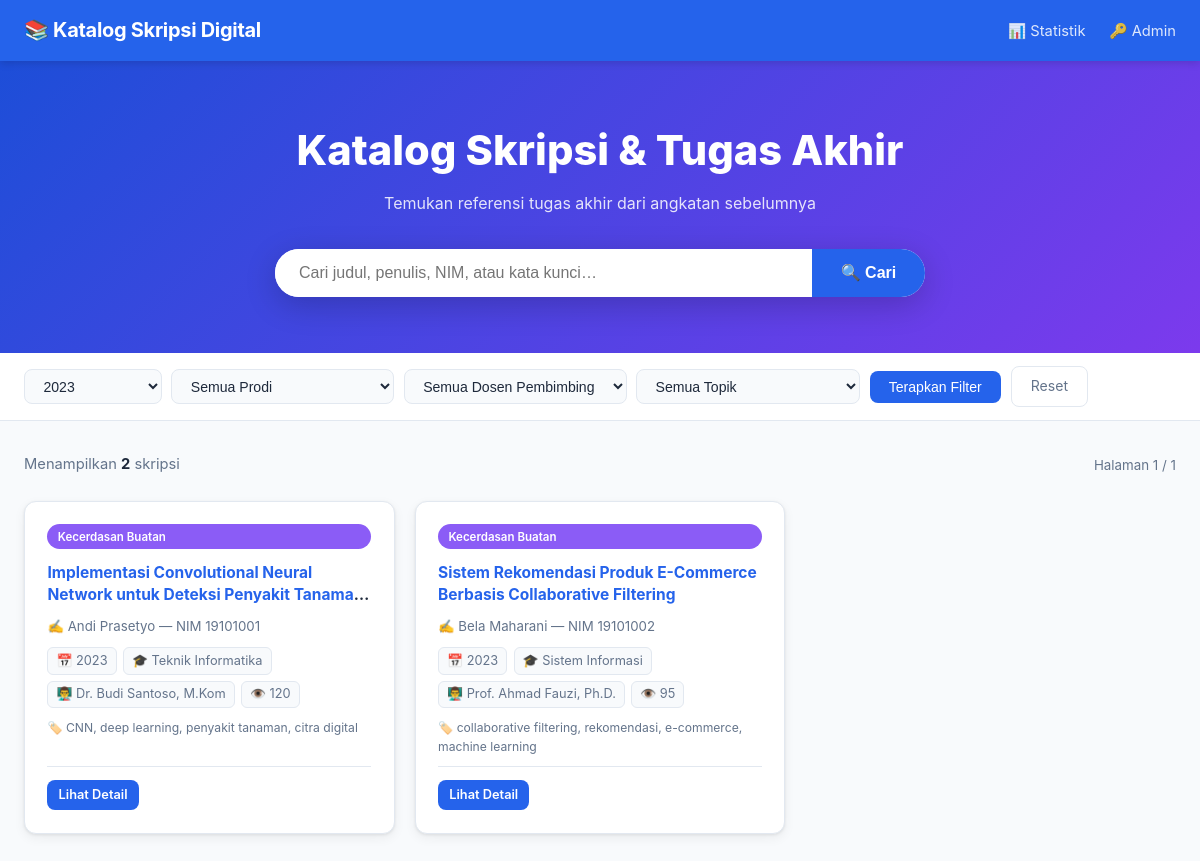
The app's page /index.php?tahun=2023 with its own data.
### tables this page shows
CREATE TABLE IF NOT EXISTS skripsi (
  id                INT UNSIGNED AUTO_INCREMENT PRIMARY KEY,
  nim               VARCHAR(20)  NOT NULL UNIQUE   COMMENT 'NIM unik—cegah duplikasi (Risiko 2)',
  nama_penulis      VARCHAR(150) NOT NULL,
  judul             VARCHAR(500) NOT NULL,
  judul_hash        CHAR(64) GENERATED ALWAYS AS (SHA2(LOWER(TRIM(judul)), 256)) STORED
                    COMMENT 'Hash untuk deteksi duplikasi judul (Risiko 2)',
  abstrak           TEXT,
  kata_kunci        VARCHAR(500) COMMENT 'Dipisah koma, di-index (Risiko 3)',
  tahun_lulus       YEAR        NOT NULL,
  program_studi_id  INT UNSIGNED NOT NULL,
  kategori_id       INT UNSIGNED,
  dosen_pembimbing1_id INT UNSIGNED,
  dosen_pembimbing2_id INT UNSIGNED,
  file_pdf          VARCHAR(255) COMMENT 'Path relatif file PDF',
  ukuran_file_kb    INT UNSIGNED COMMENT 'KB — maks 10240 (10MB) (Risiko 1)',
  status            ENUM('aktif','arsip','dihapus') DEFAULT 'aktif',
  view_count        INT UNSIGNED DEFAULT 0,
  created_at        TIMESTAMP DEFAULT CURRENT_TIMESTAMP,
  updated_at        TIMESTAMP DEFAULT CURRENT_TIMESTAMP ON UPDATE CURRENT_TIMESTAMP,

  CONSTRAINT fk_skripsi_prodi
    FOREIGN KEY (program_studi_id) REFERENCES program_studi(id) ON DELETE RESTRICT,
  CONSTRAINT fk_skripsi_kategori
    FOREIGN KEY (kategori_id) REFERENCES kategori(id) ON DELETE SET NULL,
  CONSTRAINT fk_skripsi_dosen1
    FOREIGN KEY (dosen_pembimbing1_id) REFERENCES dosen(id) ON DELETE SET NULL,
  CONSTRAINT fk_skripsi_dosen2
    FOREIGN KEY (dosen_pembimbing2_id) REFERENCES dosen(id) ON DELETE SET NULL
);

CREATE TABLE IF NOT EXISTS kategori (
  id          INT UNSIGNED AUTO_INCREMENT PRIMARY KEY,
  nama        VARCHAR(100) NOT NULL,
  slug        VARCHAR(120) NOT NULL UNIQUE,
  deskripsi   TEXT,
  warna_hex   VARCHAR(7) DEFAULT '#3B82F6' COMMENT 'Warna badge kategori',
  created_at  TIMESTAMP DEFAULT CURRENT_TIMESTAMP,
  updated_at  TIMESTAMP DEFAULT CURRENT_TIMESTAMP ON UPDATE CURRENT_TIMESTAMP
);

CREATE TABLE IF NOT EXISTS program_studi (
  id        INT UNSIGNED AUTO_INCREMENT PRIMARY KEY,
  kode      VARCHAR(20)  NOT NULL UNIQUE,
  nama      VARCHAR(100) NOT NULL,
  fakultas  VARCHAR(100),
  created_at TIMESTAMP DEFAULT CURRENT_TIMESTAMP
);

CREATE TABLE IF NOT EXISTS dosen (
  id          INT UNSIGNED AUTO_INCREMENT PRIMARY KEY,
  nip         VARCHAR(30) UNIQUE,
  nama        VARCHAR(150) NOT NULL,
  email       VARCHAR(100),
  created_at  TIMESTAMP DEFAULT CURRENT_TIMESTAMP
);

### includes/functions.php (called while the page is built, shortened)
<?php
require_once __DIR__ . '/../config/database.php';
function e(string $s): string {
    return htmlspecialchars($s, ENT_QUOTES | ENT_SUBSTITUTE, 'UTF-8');
}
function sanitizeStr(?string $s): string {
    return trim(strip_tags($s ?? ''));
}
function searchSkripsi(array $params): array {
    $db         = getDB();
    $keyword    = sanitizeStr($params['q'] ?? '');
    $tahun      = (int)($params['tahun']    ?? 0);
    $prodiId    = (int)($params['prodi']    ?? 0);
    $dosenId    = (int)($params['dosen']    ?? 0);
    $kategoriId = (int)($params['kategori'] ?? 0);
    $page       = max(1, (int)($params['page'] ?? 1));
    $offset     = ($page - 1) * ITEMS_PER_PAGE;
    $where  = ["s.status = 'aktif'"];
    $binds  = [];
    if ($tahun > 0)      { $where[] = "s.tahun_lulus = ?";              $binds[] = $tahun; }
    $whereClause = 'WHERE ' . implode(' AND ', $where);
    $countSql = "SELECT COUNT(*) FROM skripsi s $whereClause";
    $countStmt = $db->prepare($countSql);
    $countStmt->execute($binds);
    $total = (int)$countStmt->fetchColumn();
    $sql = "SELECT s.id, s.nim, s.nama_penulis, s.judul, s.tahun_lulus, s.kata_kunci,
                   s.file_pdf, s.view_count,
                   p.nama AS prodi,
                   k.nama AS kategori, k.warna_hex,
                   d1.nama AS pembimbing1, d2.nama AS pembimbing2
            FROM skripsi s
            LEFT JOIN program_studi p ON p.id = s.program_studi_id
            LEFT JOIN kategori      k ON k.id = s.kategori_id
            LEFT JOIN dosen        d1 ON d1.id = s.dosen_pembimbing1_id
            LEFT JOIN dosen        d2 ON d2.id = s.dosen_pembimbing2_id
            $whereClause
            ORDER BY s.tahun_lulus DESC, s.view_count DESC
            LIMIT " . ITEMS_PER_PAGE . " OFFSET $offset";
    $stmt = $db->prepare($sql);
    $stmt->execute($binds);
    return [
        'data'        => $stmt->fetchAll(),
        'total'       => $total,
        'page'        => $page,
        'total_pages' => (int)ceil($total / ITEMS_PER_PAGE),
    ];
}
function getTahunList(): array {
    return getDB()->query(
        "SELECT DISTINCT tahun_lulus FROM skripsi WHERE status='aktif' ORDER BY tahun_lulus DESC"
    )->fetchAll(PDO::FETCH_COLUMN);
}

### config/database.php (called while the page is built, shortened)
<?php
function getDB(): PDO {
    static $pdo = null;
    if ($pdo === null) {
        $dsn = "mysql:host=" . DB_HOST . ";dbname=" . DB_NAME . ";charset=" . DB_CHARSET;
        $options = [
            PDO::ATTR_ERRMODE            => PDO::ERRMODE_EXCEPTION,
            PDO::ATTR_DEFAULT_FETCH_MODE => PDO::FETCH_ASSOC,
            PDO::ATTR_EMULATE_PREPARES   => false,
        ];
        try {
            $pdo = new PDO($dsn, DB_USER, DB_PASS, $options);
        } catch (PDOException $e) {
            http_response_code(500);
            die(json_encode(['error' => 'Koneksi database gagal: ' . $e->getMessage()]));
        }
    }
    return $pdo;
}

### index.php (the view, shortened to what this page needs)
<?php
require_once __DIR__ . '/includes/functions.php';
$params = [
    'q'       => sanitizeStr($_GET['q'] ?? ''),
    'tahun'   => (int)($_GET['tahun']   ?? 0),
    'prodi'   => (int)($_GET['prodi']   ?? 0),
    'dosen'   => (int)($_GET['dosen']   ?? 0),
    'kategori'=> (int)($_GET['kategori']?? 0),
    'page'    => max(1, (int)($_GET['page'] ?? 1)),
];
$result   = searchSkripsi($params);
$tahunList= getTahunList();
?>
<!DOCTYPE html>
<html lang="id">
<head>
<link rel="stylesheet" href="assets/css/style.css">
</head>
<body>
<nav class="navbar">
  <a class="navbar-brand" href="index.php">📚 <?= APP_NAME ?></a>
  <div class="nav-links">
    <a href="statistik.php">📊 Statistik</a>
    <a href="admin/login.php">🔑 Admin</a>
  </div>
</nav>
<section class="hero">
  <h1>Katalog Skripsi &amp; Tugas Akhir</h1>
  <p>Temukan referensi tugas akhir dari angkatan sebelumnya</p>
  <form method="GET" action="index.php">
    <div class="search-box">
      <input type="text" name="q" placeholder="Cari judul, penulis, NIM, atau kata kunci…"
             value="<?= e($params['q']) ?>" autocomplete="off">
      <button type="submit">🔍 Cari</button>
    </div>
  </form>
</section>
<div class="filter-bar">
  <form method="GET" action="index.php" style="display:flex;flex-wrap:wrap;gap:.6rem;align-items:center;width:100%">
    <select name="tahun">
      <?php foreach ($tahunList as $t): ?>
      <option value="<?= $t ?>" <?= $params['tahun'] == $t ? 'selected' : '' ?>><?= $t ?></option>
      <?php endforeach ?>
    </select>
    <select name="prodi">
      <option value="0">Semua Prodi</option>
    </select>
    <select name="dosen">
      <option value="0">Semua Dosen Pembimbing</option>
    </select>
    <select name="kategori">
      <option value="0">Semua Topik</option>
    </select>
    <button type="submit" class="btn-filter">Terapkan Filter</button>
    <a href="index.php" class="btn-filter btn-reset">Reset</a>
  </form>
</div>
<div class="main-content">
  <div class="results-header">
    <p class="results-count">
      Menampilkan <strong><?= number_format($result['total']) ?></strong> skripsi
    </p>
    <small style="color:var(--text-muted)">Halaman <?= $result['page'] ?> / <?= max(1,$result['total_pages']) ?></small>
  </div>
  <?php if (empty($result['data'])): ?>
  <div class="empty-state">
    <div class="icon">🔍</div>
    <h3>Tidak ada hasil ditemukan</h3>
    <p>Coba kata kunci lain atau hapus beberapa filter.</p>
  </div>
  <?php else: ?>
  <div class="skripsi-grid">
    <?php foreach ($result['data'] as $s): ?>
    <div class="card">
      <?php if ($s['kategori']): ?>
      <span class="card-badge" style="background:<?= e($s['warna_hex']) ?>"><?= e($s['kategori']) ?></span>
      <?php endif ?>
      <div class="card-title">
        <a href="detail.php?id=<?= $s['id'] ?>"><?= e($s['judul']) ?></a>
      </div>
      <div class="card-author">✍️ <?= e($s['nama_penulis']) ?> &mdash; NIM <?= e($s['nim']) ?></div>
      <div class="card-meta">
        <span>📅 <?= $s['tahun_lulus'] ?></span>
        <span>🎓 <?= e($s['prodi']) ?></span>
        <?php if ($s['pembimbing1']): ?>
        <span>👨‍🏫 <?= e($s['pembimbing1']) ?></span>
        <?php endif ?>
        <span>👁️ <?= number_format($s['view_count']) ?></span>
      </div>
      <?php if ($s['kata_kunci']): ?>
      <div style="font-size:.76rem;color:var(--text-muted)">🏷️ <?= e($s['kata_kunci']) ?></div>
      <?php endif ?>
      <div class="card-footer">
        <a href="detail.php?id=<?= $s['id'] ?>" class="btn btn-primary btn-sm">Lihat Detail</a>
      </div>
    </div>
    <?php endforeach ?>
  </div>
  <?php endif ?>
</div>
</body>
</html>

### assets/css/style.css (style rules this page uses)
:root { --primary: #2563EB; --primary-dark: #1D4ED8; --secondary: #64748B; --success: #10B981; --danger: #EF4444; --bg: #F8FAFC; --card-bg: #FFFFFF; --border: #E2E8F0; --text: #1E293B; --text-muted: #64748B; --radius: 12px; --shadow: 0 1px 3px rgba(0,0,0,.08), 0 4px 12px rgba(0,0,0,.06); }
*, *::before, *::after { box-sizing: border-box; margin: 0; padding: 0; }
html { scroll-behavior: smooth; }
body { font-family: 'Inter', system-ui, sans-serif; background: var(--bg); color: var(--text); line-height: 1.6; }
a { color: var(--primary); text-decoration: none; }
.navbar { background: var(--primary); padding: .9rem 1.5rem; display: flex; align-items: center; justify-content: space-between; position: sticky; top: 0; z-index: 100; box-shadow: 0 2px 8px rgba(0,0,0,.15); }
.navbar-brand { color: #fff; font-size: 1.25rem; font-weight: 700; letter-spacing: -.3px; }
.nav-links a { color: rgba(255,255,255,.85); margin-left: 1.2rem; font-size: .92rem; transition: color .2s; }
.hero { background: linear-gradient(135deg, #1D4ED8 0%, #7C3AED 100%); padding: 3.5rem 1.5rem; text-align: center; color: #fff; }
.hero h1 { font-size: clamp(1.6rem, 4vw, 2.6rem); font-weight: 800; margin-bottom: .5rem; }
.hero p { opacity: .85; margin-bottom: 2rem; font-size: 1rem; }
.search-box { display: flex; max-width: 650px; margin: 0 auto; background: #fff; border-radius: 50px; overflow: hidden; box-shadow: 0 8px 32px rgba(0,0,0,.2); }
.search-box input { flex: 1; border: none; outline: none; padding: .9rem 1.5rem; font-size: 1rem; color: var(--text); }
.search-box button { background: var(--primary); color: #fff; border: none; padding: .9rem 1.8rem; font-size: 1rem; font-weight: 600; cursor: pointer; transition: background .2s; }
.filter-bar { background: var(--card-bg); border-bottom: 1px solid var(--border); padding: .85rem 1.5rem; display: flex; flex-wrap: wrap; gap: .6rem; align-items: center; }
.filter-bar select, .filter-bar input[type=text] { border: 1px solid var(--border); border-radius: 8px; padding: .45rem .9rem; font-size: .88rem; background: var(--bg); color: var(--text); outline: none; cursor: pointer; transition: border-color .2s; }
.btn-filter { background: var(--primary); color: #fff; border: none; border-radius: 8px; padding: .5rem 1.2rem; font-size: .88rem; cursor: pointer; transition: background .2s; }
.btn-reset { background: transparent; color: var(--secondary); border: 1px solid var(--border); }
.main-content { padding: 2rem 1.5rem; max-width: 1200px; margin: 0 auto; }
.results-header { display: flex; align-items: center; justify-content: space-between; margin-bottom: 1.5rem; }
.results-count { font-size: .92rem; color: var(--text-muted); }
.results-count strong { color: var(--text); }
.skripsi-grid { display: grid; grid-template-columns: repeat(auto-fill, minmax(320px, 1fr)); gap: 1.25rem; }
.card { background: var(--card-bg); border: 1px solid var(--border); border-radius: var(--radius); padding: 1.4rem; box-shadow: var(--shadow); transition: transform .2s, box-shadow .2s; display: flex; flex-direction: column; gap: .6rem; }
.card-badge { display: inline-block; font-size: .72rem; font-weight: 600; padding: .2rem .65rem; border-radius: 50px; color: #fff; margin-bottom: .2rem; }
.card-title { font-size: .97rem; font-weight: 700; line-height: 1.45; color: var(--text); display: -webkit-box; -webkit-line-clamp: 2; -webkit-box-orient: vertical; overflow: hidden; }
.card-author { font-size: .83rem; color: var(--text-muted); }
.card-meta { font-size: .8rem; color: var(--text-muted); display: flex; flex-wrap: wrap; gap: .4rem; }
.card-meta span { background: var(--bg); border: 1px solid var(--border); border-radius: 6px; padding: .15rem .5rem; }
.card-footer { margin-top: auto; padding-top: .8rem; border-top: 1px solid var(--border); display: flex; gap: .5rem; }
.btn { display: inline-flex; align-items: center; gap: .3rem; padding: .4rem .9rem; border-radius: 8px; font-size: .82rem; font-weight: 600; cursor: pointer; border: none; transition: all .2s; text-decoration: none; }
.btn-primary { background: var(--primary); color: #fff; }
.btn-sm { padding: .3rem .7rem; font-size: .8rem; }

### records on screen
skripsi: kategori.nama "Kecerdasan Buatan", judul "Implementasi Convolutional Neural Network untuk Deteksi Penyakit…", nama_penulis "Andi Prasetyo", nim "19101001", tahun_lulus "2023", program_studi.nama "Teknik Informatika", dosen_pembimbing1.nama "Dr. Budi Santoso, M.Kom", view_count "120", kata_kunci "CNN, deep learning, penyakit tanaman, citra digital"
skripsi: kategori.nama "Kecerdasan Buatan", judul "Sistem Rekomendasi Produk E-Commerce Berbasis Collaborative Filtering", nama_penulis "Bela Maharani", nim "19101002", tahun_lulus "2023", program_studi.nama "Sistem Informasi", dosen_pembimbing1.nama "Prof. Ahmad Fauzi, Ph.D.", view_count "95", kata_kunci "collaborative filtering, rekomendasi, e-commerce, machine learning"

### other values on screen
APP_NAME "Katalog Skripsi Digital"
$result['total'] "2"
$result['page'] "1"
max(1,$result['total_pages']) "1"
form field tahun "2023"
